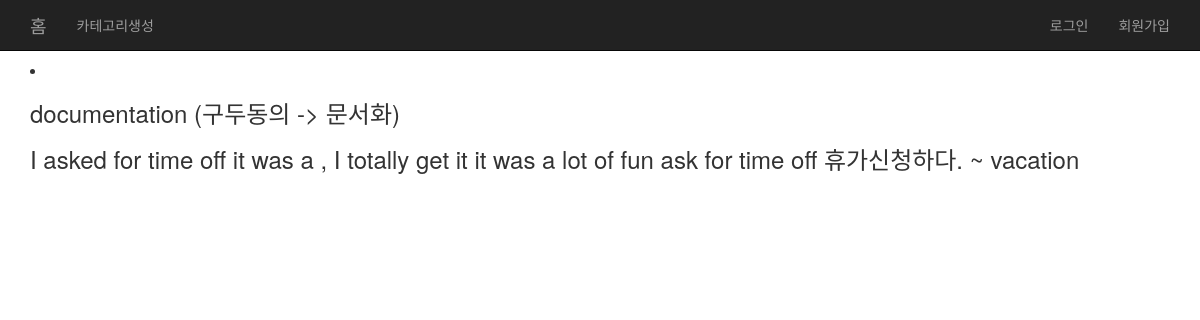
Page /english/6/ on the committed database.
### englishnote/models.py (models this page shows, shortened)
class Note(models.Model):
    sentence = models.TextField()
    translation = models.TextField()
    author = models.ForeignKey(settings.AUTH_USER_MODEL)
    created_at = models.DateTimeField(auto_now_add=True)
    updated_at = models.DateTimeField(auto_now=True)

### englishnote/views.py (the view)
# urls.py: url(r'^(?P<pk>\d+)/$', views.detail, name='detail'),
def detail(request, pk):
    note = Note.objects.get(pk=pk)
    return render(request, 'englishnote/detail.html', {'note': note})

### englishnote/templates/englishnote/detail.html
{% extends "englishnote/base.html" %}
{% block content %}
    <li><h3> {{ note.translation }} </h3></li>
    <h3> {{ note.sentence }} </h3>
{% endblock %}

### englishnote/templates/englishnote/base.html (style rules this page uses)
body { padding-top: 60px; padding-bottom: 30px; }

### rows in the picture
Note: translation "documentation (구두동의 -> 문서화)", sentence "I asked for time off it was a , I totally get it it was a lot of fun ask for time off 휴가신청하다. ~ vacation"
